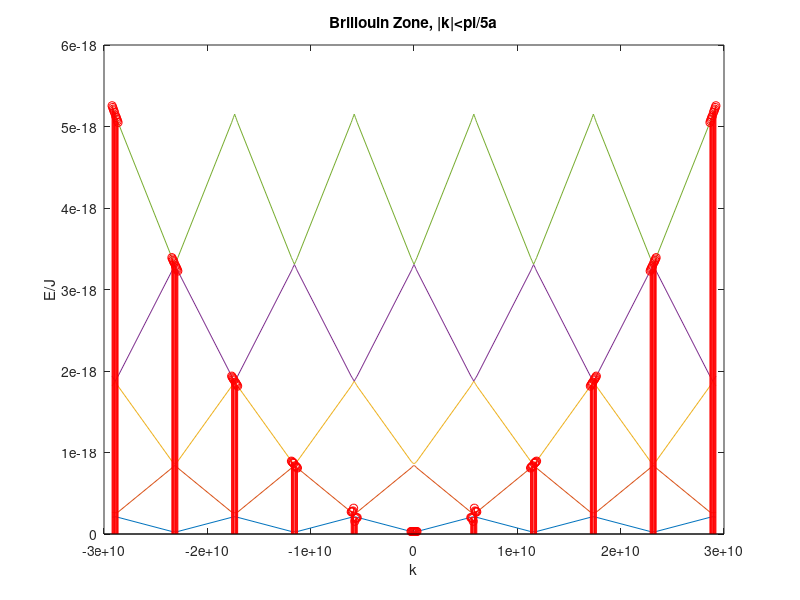

Source code (MATLAB):
a = 5.43 * 10^(-10);
m_0 = 9.1 * 10^(-31);
h = 6.63 * 10^(-34);
hbar = h/(2*pi);

x = -a/2:a/100:a/2;
V = @(x) 10^(-19) * cos(2*pi/a*x) .* (x < a/4 & x > -a/4);

N = 8;

% find the fourier series coefficients of V
V_n = zeros(1,2*N + 1);

for n = -N:1:N
    V_n(n + N + 1) = real(1/a * integral(@(x) exp(-1i*2*pi*n*x/a) .* V(x), -a/2, a/2));
end

% plot the brillouin zone (theory)
k_vec = [];
for i = -N/2-1:1:N/2+1
    k_vec = [k_vec, (-pi/(20*a)+pi*i/a):pi/(a*100):(pi/(20*a)+pi*i/a)];
end

diag_vec = zeros(1, N + 1);
base_mat = zeros(N + 1,N + 1);
eigen_vec = zeros(N + 1, length(k_vec));

for n = -N:1:N
    series_vec = ones(1, N + 1 - abs(n)) * V_n(n + N + 1);
    base_mat = base_mat + diag(series_vec, -n);
end

for k = 1:length(k_vec)
    diag_vec = hbar ^ 2 * (k_vec(k) + (-N/2:1:N/2)*2*pi/a).^2 / (2*m_0);
    mat = base_mat + diag(diag_vec);
    eigen_vec(:,k) = eig(mat);
end

% plot the brillouin zone (use near free electron approximation)
V_n_new = V_n;
V_n_new(N + 1) = [];
n_vec = -N:1:N;
n_vec(N + 1) = [];
V_bar = V_n(N + 1);
E_0 = hbar^2 * k_vec.^2 / (2*m_0);
E_1 = 0;
E_2 = zeros(1, length(k_vec));
for n = 1:2*N
    E_2 = E_2 + V_n_new(n)^2 ./ (hbar^2 * (k_vec.^2 - (k_vec + 2*pi*n_vec(n)/a).^2) / (2*m_0));
end

% plot the eigenvalues
figure(1);
for n = 1:N/2 + 1
    plot(k_vec, eigen_vec(n,:)); 
    hold on;
end

stem(k_vec, V_bar + E_0 + E_1 + E_2, 'r');
xlabel('k');
ylabel('E/J');
title('Brillouin Zone, |k|<pi/5a');
